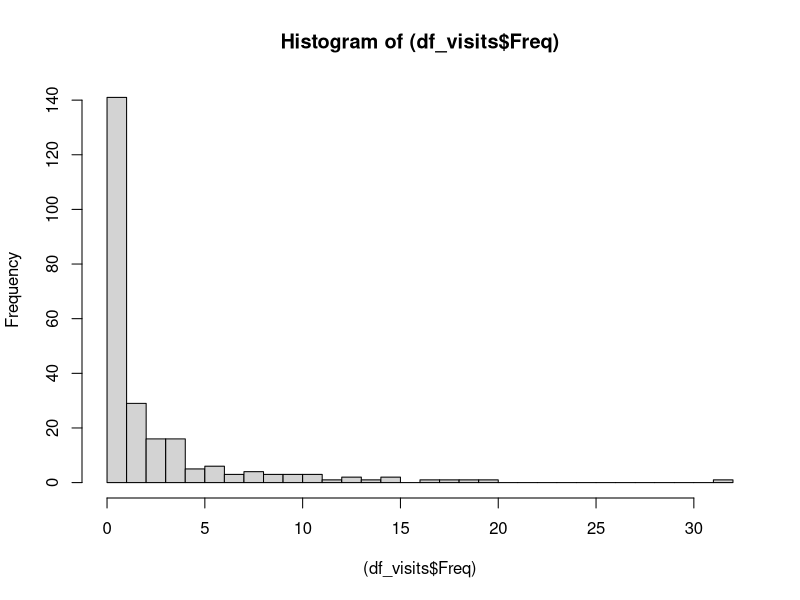

Here is the R script that generated this plot: (Note: this script raises an error after producing the figure.)
### Looking at sex based responses to predators


#Load ambush bug data####
bugs<-read.csv("./Ambush_032715.csv",stringsAsFactors = F)

str(bugs)
#levels(abugs$Treatment)
#levels(abugs$Block)
#levels(abugs$Genus)
#levels(abugs$gender)
#levels(abugs$land)

#View(bugs)

bugs[,c(1:3)] <- lapply(bugs[,c(1:3)], factor)

str(bugs)



### Think about observation as unit of replication 

df_visits <- as.data.frame(xtabs( (duration.s.>0) ~ sex + Pair + Block+ Treatment + Day, data = bugs[bugs$Genus == "Melissodes",]))

str(df_visits)

hist((df_visits$Freq),breaks = 30)

ggplot(data = df_visits, aes(x = Treatment, y = Freq, color = sex)) +
  geom_point(position = position_jitter(width = .2)) +
  geom_smooth(method = "glm", method.args = list(family = "Binomial")) +
  ylab("Visits per Observation")


hist( sqrt(df_visits$Freq))

slm1 <- lm(formula = sqrt(Freq) ~ sex + Treatment + sex*Treatment,data = df_visits)

plot(lm1)
anova(lm1)


lm2 <- lm(formula = sqrt(Freq) ~ sex + Treatment, data = df_visits)

asinas (0)
anova(lm2)

plot.design(sqrt(Freq) ~ sex + Treatment, data = df_visits)

## Proportion Landing
str(bugs)

df_land <- as.data.frame(xtabs( land == "yes" ~ sex + Pair + Block+ Treatment + Day, data = bugs[bugs$Genus == "Melissodes",]))

str(df_land)

df_land$visits <- df_visits$Freq

df_land$Proportion <- NA

df_land[df_land$visits != 0,8] <- df_land[df_land$visits != 0,6]/df_land[df_land$visits != 0,7]

head(df_land)

ggplot(data = df_land,aes(y = Proportion, x = as.numeric(Pair), color = Treatment)) +
  geom_point(position = position_jitter(.2)) +
  geom_smooth(method = "glm",method.args= list(family = "binomial")) +
  ylab("Proportion Landed") +
  facet_wrap(~sex)

#pollen

str(bugs)

df_pollen <- as.data.frame(xtabs( pollen == "yes" ~ sex + Pair + Block+ Treatment + Day, data = bugs[bugs$Genus == "Melissodes",]))

str(df_pollen)

df_pollen$land <- df_land$Freq

df_pollen$Proportion <- NA

df_pollen[df_pollen$land != 0,8] <- df_pollen[df_pollen$land != 0,6]/df_pollen[df_pollen$land != 0,7]

head(df_pollen)

ggplot(data = df_pollen,aes(y = Proportion, x = as.numeric(Pair), color = Treatment)) +
  geom_point(position = position_jitter(.2)) +
  geom_smooth(method = "glm",method.args= list(family = "binomial")) +
  ylab("Proportion pollen|landed") +
  facet_wrap(~sex)


ggplot(data = df_pollen,aes(y = Proportion, x = Treatment)) +
  geom_violin() +
  geom_point(position = position_jitter(.2)) +
    #geom_smooth(method = "glm",method.args= list(family = "binomial")) +
  ylab("Proportion pollen|landed") +
  facet_wrap(~sex)

#Nectar

str(bugs)

df_nectar <- as.data.frame(xtabs( nectar == "yes" ~ sex + Pair + Block+ Treatment + Day, data = bugs[bugs$Genus == "Melissodes",]))

str(df_nectar)

df_nectar$land <- df_land$Freq

df_nectar$Proportion <- NA

df_nectar[df_nectar$land != 0,8] <- df_nectar[df_nectar$land != 0,6]/df_nectar[df_nectar$land != 0,7]

head(df_nectar)

ggplot(data = df_nectar,aes(y = Proportion, x = as.numeric(Pair), color = Treatment)) +
  geom_point(position = position_jitter(.2)) +
  geom_smooth(method = "glm",method.args= list(family = "binomial")) +
  ylab("Proportion nectar|landed") +
  facet_wrap(~sex)


ggplot(data = df_nectar,aes(y = Proportion, x = Treatment)) +
  geom_violin() +
  geom_point(position = position_jitter(.2)) +
  #geom_smooth(method = "glm",method.args= list(family = "binomial")) +
  ylab("Proportion nectar|landed") +
  facet_wrap(~sex)


